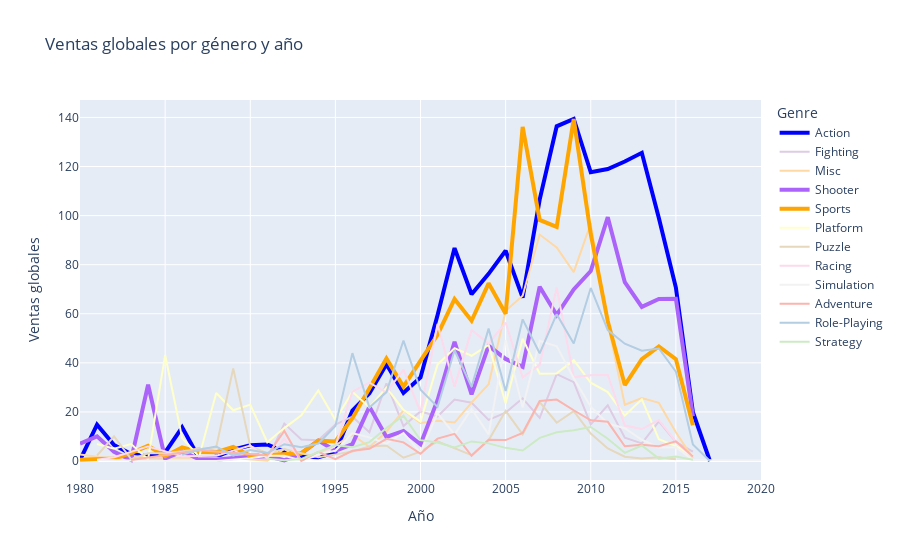

Notebook code for this chart:
### Code cell
# Gráfico de líneas con zoom en las ventas de 2000 a 2016, que es el mayor movimiento del mercado
fig= px.line(df_genre_counts_reset, x= 'Year', y= 'Global_Sales', labels={'Year': 'Año', 'Global_Sales': 'Ventas globales' }, 
             color= 'Genre', title= 'Ventas globales por género y año',
             color_discrete_sequence= px.colors.qualitative.Pastel1,    # Definición de paleta pastel1 en el resto de las líneas
             color_discrete_map= {'Action': 'Blue', 'Sports': 'Orange', 'Shooter': '#AB63FA'})   # Énfasis de colores en los tres géneros más vendidos, similares al gráfico anterior
fig['data'][0]['line']['width']= 4 # Grosor de las líneas de los géneros más vendidos
fig['data'][4]['line']['width']= 4
fig['data'][3]['line']['width']= 4

fig.show()

### Figure 1 — Plotly figure (JSON) as saved in the notebook; plotly's stock layout.template omitted (floating-point values rounded to 4 significant figures)
{"data": [{"hovertemplate": "Genre=Action<br>Año=%{x}<br>Ventas globales=%{y}<extra></extra>", "legendgroup": "Action", "line": {"color": "Blue", "dash": "solid", "width": 4}, "marker": {"symbol": "circle"}, "mode": "lines", "name": "Action", "orientation": "v", "showlegend": true, "type": "scatter", "x": [1980, 1981, 1982, 1983, 1984, 1985, 1986, 1987, 1988, 1989, 1990, 1991, 1992, 1993, 1994, 1995, 1996, 1997, 1998, 1999, 2000, 2001, 2002, 2003, 2004, 2005, 2006, 2007, 2008, 2009, 2010, 2011, 2012, 2013, 2014, 2015, 2016, 2017], "xaxis": "x", "y": [0.34, 14.84, 6.52, 2.86, 1.85, 3.52, 13.74, 1.12, 1.75, 4.64, 6.39, 6.76, 3.83, 1.81, 1.55, 3.57, 20.58, 27.58, 39.44, 27.78, 34.04, 59.39, 86.77, 67.93, 76.26, 85.69, 66.58, 106.5, 136.4, 139.4, 117.6, 119.0, 122.0, 125.6, 99.02, 70.7, 19.91, 0.01], "yaxis": "y"}, {"hovertemplate": "Genre=Fighting<br>Año=%{x}<br>Ventas globales=%{y}<extra></extra>", "legendgroup": "Fighting", "line": {"color": "rgb(222,203,228)", "dash": "solid"}, "marker": {"symbol": "circle"}, "mode": "lines", "name": "Fighting", "orientation": "v", "showlegend": true, "type": "scatter", "x": [1980, 1985, 1987, 1991, 1992, 1993, 1994, 1995, 1996, 1997, 1998, 1999, 2000, 2001, 2002, 2003, 2004, 2005, 2006, 2007, 2008, 2009, 2010, 2011, 2012, 2013, 2014, 2015, 2016], "xaxis": "x", "y": [0.77, 1.05, 5.42, 0.39, 15.25, 8.75, 8.47, 14.85, 18.06, 11.76, 31.66, 14.26, 20.22, 18.12, 25.02, 23.73, 16.78, 19.72, 25.55, 17.61, 35.38, 32.15, 14.89, 22.68, 9.51, 7.21, 16.15, 7.78, 3.86], "yaxis": "y"}, {"hovertemplate": "Genre=Misc<br>Año=%{x}<br>Ventas globales=%{y}<extra></extra>", "legendgroup": "Misc", "line": {"color": "rgb(254,217,166)", "dash": "solid"}, "marker": {"symbol": "circle"}, "mode": "lines", "name": "Misc", "orientation": "v", "showlegend": true, "type": "scatter", "x": [1980, 1982, 1983, 1984, 1989, 1991, 1992, 1993, 1994, 1995, 1996, 1997, 1998, 1999, 2000, 2001, 2002, 2003, 2004, 2005, 2006, 2007, 2008, 2009, 2010, 2011, 2012, 2013, 2014, 2015, 2016], "xaxis": "x", "y": [2.71, 0.87, 2.14, 1.45, 1.28, 0.08, 4.94, 0.3, 2.86, 6.4, 10.68, 5.69, 11.94, 20.65, 15.54, 16.4, 15.67, 23.82, 31.32, 61.24, 67.35, 92.27, 87.03, 76.94, 96.86, 56.08, 22.92, 25.65, 23.68, 11.69, 1.17], "yaxis": "y"}, {"hovertemplate": "Genre=Shooter<br>Año=%{x}<br>Ventas globales=%{y}<extra></extra>", "legendgroup": "Shooter", "line": {"color": "#AB63FA", "dash": "solid", "width": 4}, "marker": {"symbol": "circle"}, "mode": "lines", "name": "Shooter", "orientation": "v", "showlegend": true, "type": "scatter", "x": [1980, 1981, 1982, 1983, 1984, 1985, 1986, 1987, 1988, 1989, 1991, 1992, 1993, 1994, 1995, 1996, 1997, 1998, 1999, 2000, 2001, 2002, 2003, 2004, 2005, 2006, 2007, 2008, 2009, 2010, 2011, 2012, 2013, 2014, 2015, 2016], "xaxis": "x", "y": [7.07, 10.04, 3.79, 0.48, 31.1, 1, 3.89, 0.71, 0.51, 1.2, 2, 0.29, 3.08, 8.3, 4.15, 6.91, 22.17, 9.8, 12.25, 6.81, 24.77, 48.58, 27.14, 46.95, 41.6, 38.37, 71.04, 59.51, 69.89, 77.41, 99.36, 72.86, 62.8, 66, 66.15, 18.22], "yaxis": "y"}, {"hovertemplate": "Genre=Sports<br>Año=%{x}<br>Ventas globales=%{y}<extra></extra>", "legendgroup": "Sports", "line": {"color": "Orange", "dash": "solid", "width": 4}, "marker": {"symbol": "circle"}, "mode": "lines", "name": "Sports", "orientation": "v", "showlegend": true, "type": "scatter", "x": [1980, 1981, 1982, 1983, 1984, 1985, 1986, 1987, 1988, 1989, 1990, 1991, 1992, 1993, 1994, 1995, 1996, 1997, 1998, 1999, 2000, 2001, 2002, 2003, 2004, 2005, 2006, 2007, 2008, 2009, 2010, 2011, 2012, 2013, 2014, 2015, 2016], "xaxis": "x", "y": [0.49, 0.79, 1.05, 3.2, 6.18, 1.96, 5.57, 3.72, 3.6, 5.72, 2.11, 2.41, 2.95, 3.18, 8.39, 7.98, 17.45, 30.02, 41.79, 30.29, 41.19, 51.43, 66, 57.17, 72.4, 60.01, 136.2, 98.22, 95.37, 139.3, 92.53, 56.99, 30.93, 41.55, 46.66, 41.54, 14.6], "yaxis": "y"}, {"hovertemplate": "Genre=Platform<br>Año=%{x}<br>Ventas globales=%{y}<extra></extra>", "legendgroup": "Platform", "line": {"color": "rgb(255,255,204)", "dash": "solid"}, "marker": {"symbol": "circle"}, "mode": "lines", "name": "Platform", "orientation": "v", "showlegend": true, "type": "scatter", "x": [1981, 1982, 1983, 1984, 1985, 1986, 1987, 1988, 1989, 1990, 1991, 1992, 1993, 1994, 1995, 1996, 1997, 1998, 1999, 2000, 2001, 2002, 2003, 2004, 2005, 2006, 2007, 2008, 2009, 2010, 2011, 2012, 2013, 2014, 2015, 2016], "xaxis": "x", "y": [6.93, 5.03, 6.93, 0.69, 43.17, 9.39, 1.74, 27.73, 20.66, 22.97, 7.64, 13.42, 18.67, 28.74, 16.69, 28.23, 21.85, 29.88, 20.82, 16.06, 39.28, 45.97, 42.89, 47.34, 23.56, 49.8, 35.59, 35.7, 41.09, 31.9, 28.11, 18.55, 25.12, 8.89, 6.05, 2.07], "yaxis": "y"}, {"hovertemplate": "Genre=Puzzle<br>Año=%{x}<br>Ventas globales=%{y}<extra></extra>", "legendgroup": "Puzzle", "line": {"color": "rgb(229,216,189)", "dash": "solid"}, "marker": {"symbol": "circle"}, "mode": "lines", "name": "Puzzle", "orientation": "v", "showlegend": true, "type": "scatter", "x": [1981, 1982, 1983, 1984, 1985, 1988, 1989, 1990, 1991, 1992, 1993, 1994, 1995, 1996, 1997, 1998, 1999, 2000, 2001, 2002, 2003, 2004, 2005, 2006, 2007, 2008, 2009, 2010, 2011, 2012, 2013, 2014, 2015], "xaxis": "x", "y": [2.24, 10.03, 0.78, 3.14, 3.21, 5.58, 37.75, 6, 3.24, 4.84, 3.17, 1.53, 2.71, 3.91, 5.89, 6.34, 1.36, 3.82, 8, 5.34, 2.42, 8.43, 20.45, 10.9, 24, 15.59, 20.31, 11.18, 5.11, 1.76, 0.99, 1.5, 0.7], "yaxis": "y"}, {"hovertemplate": "Genre=Racing<br>Año=%{x}<br>Ventas globales=%{y}<extra></extra>", "legendgroup": "Racing", "line": {"color": "rgb(253,218,236)", "dash": "solid"}, "marker": {"symbol": "circle"}, "mode": "lines", "name": "Racing", "orientation": "v", "showlegend": true, "type": "scatter", "x": [1981, 1982, 1984, 1986, 1988, 1990, 1991, 1992, 1993, 1994, 1995, 1996, 1997, 1998, 1999, 2000, 2001, 2002, 2003, 2004, 2005, 2006, 2007, 2008, 2009, 2010, 2011, 2012, 2013, 2014, 2015, 2016], "xaxis": "x", "y": [0.48, 1.57, 5.95, 1.96, 2.14, 6.26, 1.14, 9.04, 0.36, 2.19, 6.09, 28.24, 31.91, 27.9, 37.27, 19.99, 55.81, 30.2, 53.41, 47.86, 56.42, 34.13, 39.17, 70.66, 34.19, 34.93, 35.06, 14.46, 13.04, 16.69, 7.92, 1.64], "yaxis": "y"}, {"hovertemplate": "Genre=Simulation<br>Año=%{x}<br>Ventas globales=%{y}<extra></extra>", "legendgroup": "Simulation", "line": {"color": "rgb(242,242,242)", "dash": "solid"}, "marker": {"symbol": "circle"}, "mode": "lines", "name": "Simulation", "orientation": "v", "showlegend": true, "type": "scatter", "x": [1981, 1985, 1988, 1990, 1991, 1992, 1993, 1994, 1995, 1996, 1997, 1998, 1999, 2000, 2001, 2002, 2003, 2004, 2005, 2006, 2007, 2008, 2009, 2010, 2011, 2012, 2013, 2014, 2015, 2016, 2020], "xaxis": "x", "y": [0.45, 0.03, 0.03, 1.14, 2.14, 2.14, 0.19, 2.73, 4.18, 11.33, 9.65, 7.11, 11.44, 3.38, 19.54, 10.81, 21.21, 10.85, 49.27, 21.77, 48.97, 46.76, 33.71, 22.15, 15.28, 13.38, 8.67, 5.55, 5.62, 0.39, 0.29], "yaxis": "y"}, {"hovertemplate": "Genre=Adventure<br>Año=%{x}<br>Ventas globales=%{y}<extra></extra>", "legendgroup": "Adventure", "line": {"color": "rgb(251,180,174)", "dash": "solid"}, "marker": {"symbol": "circle"}, "mode": "lines", "name": "Adventure", "orientation": "v", "showlegend": true, "type": "scatter", "x": [1983, 1987, 1991, 1992, 1993, 1994, 1995, 1996, 1997, 1998, 1999, 2000, 2001, 2002, 2003, 2004, 2005, 2006, 2007, 2008, 2009, 2010, 2011, 2012, 2013, 2014, 2015, 2016], "xaxis": "x", "y": [0.4, 4.38, 2.24, 12.24, 0.07, 3.74, 0.72, 4.19, 4.96, 9.05, 7.6, 2.98, 9.12, 11.05, 2.14, 8.7, 8.53, 11.47, 24.47, 25.02, 20.68, 16.57, 15.98, 5.99, 6.61, 6.06, 8.03, 1.81], "yaxis": "y"}, {"hovertemplate": "Genre=Role-Playing<br>Año=%{x}<br>Ventas globales=%{y}<extra></extra>", "legendgroup": "Role-Playing", "line": {"color": "rgb(179,205,227)", "dash": "solid"}, "marker": {"symbol": "circle"}, "mode": "lines", "name": "Role-Playing", "orientation": "v", "showlegend": true, "type": "scatter", "x": [1986, 1987, 1988, 1989, 1990, 1991, 1992, 1993, 1994, 1995, 1996, 1997, 1998, 1999, 2000, 2001, 2002, 2003, 2004, 2005, 2006, 2007, 2008, 2009, 2010, 2011, 2012, 2013, 2014, 2015, 2016, 2017], "xaxis": "x", "y": [2.52, 4.65, 5.88, 2.2, 4.52, 3.25, 6.86, 5.59, 7.11, 14.26, 43.96, 21.79, 28.09, 49.09, 29.03, 22.06, 45.13, 30.28, 53.95, 28.55, 57.73, 43.89, 59.83, 47.9, 70.52, 53.37, 47.81, 44.92, 45.86, 36.44, 6.76, 0.04], "yaxis": "y"}, {"hovertemplate": "Genre=Strategy<br>Año=%{x}<br>Ventas globales=%{y}<extra></extra>", "legendgroup": "Strategy", "line": {"color": "rgb(204,235,197)", "dash": "solid"}, "marker": {"symbol": "circle"}, "mode": "lines", "name": "Strategy", "orientation": "v", "showlegend": true, "type": "scatter", "x": [1991, 1992, 1993, 1994, 1995, 1996, 1997, 1998, 1999, 2000, 2001, 2002, 2003, 2004, 2005, 2006, 2007, 2008, 2009, 2010, 2011, 2012, 2013, 2014, 2015, 2016], "xaxis": "x", "y": [0.94, 0.36, 0.81, 3.56, 6.51, 5.61, 7.71, 13.47, 18.46, 8.5, 7.55, 5.56, 7.99, 7.19, 5.37, 4.27, 9.42, 11.69, 12.56, 13.87, 9.06, 3.33, 6.33, 0.99, 1.82, 0.5], "yaxis": "y"}], "layout": {"legend": {"title": {"text": "Genre"}, "tracegroupgap": 0}, "title": {"text": "Ventas globales por género y año"}, "xaxis": {"anchor": "y", "domain": [0, 1], "title": {"text": "Año"}}, "yaxis": {"anchor": "x", "domain": [0, 1], "title": {"text": "Ventas globales"}}}}
